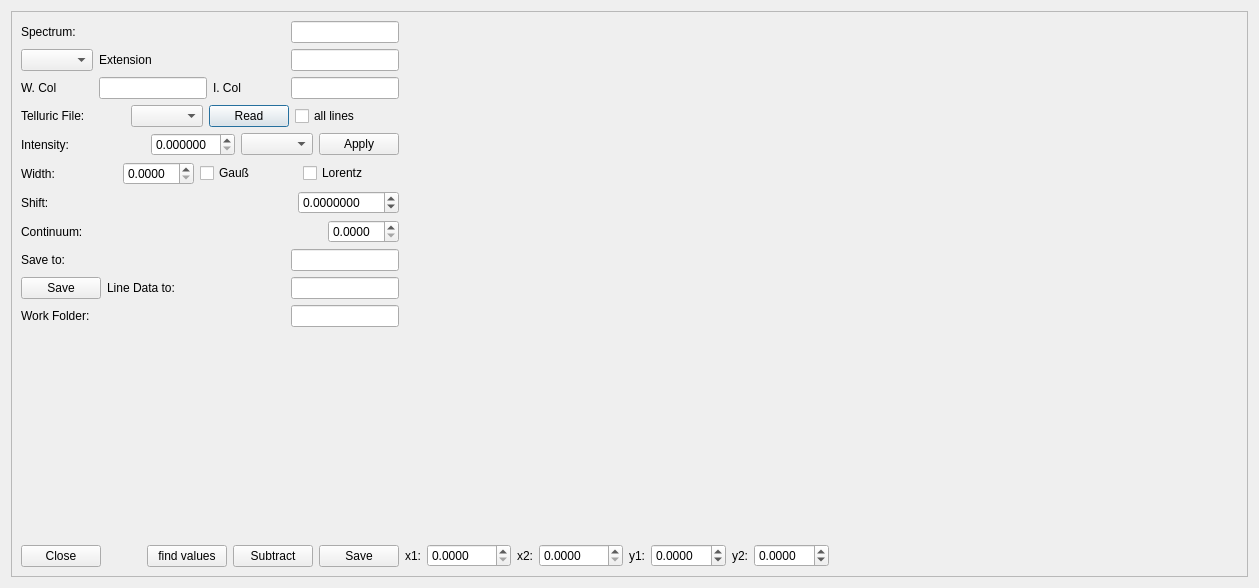
<?xml version="1.0" encoding="UTF-8"?>
<ui version="4.0">
 <class>Telluric</class>
 <widget class="QDialog" name="Telluric">
  <property name="geometry">
   <rect>
    <x>0</x>
    <y>0</y>
    <width>1259</width>
    <height>588</height>
   </rect>
  </property>
  <property name="font">
   <font>
    <pointsize>9</pointsize>
   </font>
  </property>
  <property name="windowTitle">
   <string>Dialog</string>
  </property>
  <layout class="QGridLayout" name="gridLayout">
   <item row="0" column="0">
    <widget class="QScrollArea" name="scrollArea">
     <property name="widgetResizable">
      <bool>true</bool>
     </property>
     <widget class="QWidget" name="scrollAreaWidgetContents">
      <property name="geometry">
       <rect>
        <x>0</x>
        <y>0</y>
        <width>1210</width>
        <height>565</height>
       </rect>
      </property>
      <layout class="QHBoxLayout" name="horizontalLayout_7">
       <item>
        <layout class="QVBoxLayout" name="verticalLayout">
         <item>
          <layout class="QHBoxLayout" name="horizontalLayout_2">
           <item>
            <widget class="QLabel" name="label">
             <property name="text">
              <string>Spectrum:</string>
             </property>
            </widget>
           </item>
           <item>
            <widget class="QLineEdit" name="lineEdit">
             <property name="sizePolicy">
              <sizepolicy hsizetype="Maximum" vsizetype="Fixed">
               <horstretch>0</horstretch>
               <verstretch>0</verstretch>
              </sizepolicy>
             </property>
            </widget>
           </item>
          </layout>
         </item>
         <item>
          <layout class="QHBoxLayout" name="horizontalLayout_8">
           <item>
            <widget class="QComboBox" name="comboBox">
             <property name="sizePolicy">
              <sizepolicy hsizetype="Maximum" vsizetype="Fixed">
               <horstretch>0</horstretch>
               <verstretch>0</verstretch>
              </sizepolicy>
             </property>
            </widget>
           </item>
           <item>
            <widget class="QLabel" name="label_6">
             <property name="text">
              <string>Extension</string>
             </property>
            </widget>
           </item>
           <item>
            <widget class="QLineEdit" name="lineEdit_3">
             <property name="sizePolicy">
              <sizepolicy hsizetype="Maximum" vsizetype="Fixed">
               <horstretch>0</horstretch>
               <verstretch>0</verstretch>
              </sizepolicy>
             </property>
            </widget>
           </item>
          </layout>
         </item>
         <item>
          <layout class="QHBoxLayout" name="horizontalLayout_9">
           <item>
            <widget class="QLabel" name="label_7">
             <property name="text">
              <string>W. Col</string>
             </property>
            </widget>
           </item>
           <item>
            <widget class="QLineEdit" name="lineEdit_4">
             <property name="sizePolicy">
              <sizepolicy hsizetype="Maximum" vsizetype="Fixed">
               <horstretch>0</horstretch>
               <verstretch>0</verstretch>
              </sizepolicy>
             </property>
            </widget>
           </item>
           <item>
            <widget class="QLabel" name="label_8">
             <property name="text">
              <string>I. Col</string>
             </property>
            </widget>
           </item>
           <item>
            <widget class="QLineEdit" name="lineEdit_5">
             <property name="sizePolicy">
              <sizepolicy hsizetype="Maximum" vsizetype="Fixed">
               <horstretch>0</horstretch>
               <verstretch>0</verstretch>
              </sizepolicy>
             </property>
            </widget>
           </item>
          </layout>
         </item>
         <item>
          <layout class="QHBoxLayout" name="horizontalLayout_3">
           <item>
            <widget class="QLabel" name="label_2">
             <property name="text">
              <string>Telluric File:</string>
             </property>
            </widget>
           </item>
           <item>
            <widget class="QComboBox" name="comboBox_2">
             <property name="sizePolicy">
              <sizepolicy hsizetype="Maximum" vsizetype="Fixed">
               <horstretch>0</horstretch>
               <verstretch>0</verstretch>
              </sizepolicy>
             </property>
            </widget>
           </item>
           <item>
            <widget class="QPushButton" name="pushButton_6">
             <property name="sizePolicy">
              <sizepolicy hsizetype="Maximum" vsizetype="Fixed">
               <horstretch>0</horstretch>
               <verstretch>0</verstretch>
              </sizepolicy>
             </property>
             <property name="text">
              <string>Read</string>
             </property>
            </widget>
           </item>
           <item>
            <widget class="QCheckBox" name="checkBox">
             <property name="text">
              <string>all lines</string>
             </property>
            </widget>
           </item>
          </layout>
         </item>
         <item>
          <layout class="QHBoxLayout" name="horizontalLayout_4">
           <item>
            <widget class="QLabel" name="label_3">
             <property name="text">
              <string>Intensity:</string>
             </property>
            </widget>
           </item>
           <item>
            <widget class="QDoubleSpinBox" name="doubleSpinBox">
             <property name="sizePolicy">
              <sizepolicy hsizetype="Maximum" vsizetype="Fixed">
               <horstretch>0</horstretch>
               <verstretch>0</verstretch>
              </sizepolicy>
             </property>
             <property name="decimals">
              <number>6</number>
             </property>
             <property name="singleStep">
              <double>0.001000000000000</double>
             </property>
            </widget>
           </item>
           <item>
            <widget class="QComboBox" name="comboBox_3">
             <property name="sizePolicy">
              <sizepolicy hsizetype="Maximum" vsizetype="Fixed">
               <horstretch>0</horstretch>
               <verstretch>0</verstretch>
              </sizepolicy>
             </property>
            </widget>
           </item>
           <item>
            <widget class="QPushButton" name="pushButton_5">
             <property name="sizePolicy">
              <sizepolicy hsizetype="Maximum" vsizetype="Fixed">
               <horstretch>0</horstretch>
               <verstretch>0</verstretch>
              </sizepolicy>
             </property>
             <property name="text">
              <string>Apply</string>
             </property>
            </widget>
           </item>
          </layout>
         </item>
         <item>
          <layout class="QHBoxLayout" name="horizontalLayout_5">
           <item>
            <widget class="QLabel" name="label_4">
             <property name="text">
              <string>Width:</string>
             </property>
            </widget>
           </item>
           <item>
            <widget class="QDoubleSpinBox" name="doubleSpinBox_2">
             <property name="sizePolicy">
              <sizepolicy hsizetype="Maximum" vsizetype="Fixed">
               <horstretch>0</horstretch>
               <verstretch>0</verstretch>
              </sizepolicy>
             </property>
             <property name="decimals">
              <number>4</number>
             </property>
             <property name="singleStep">
              <double>0.010000000000000</double>
             </property>
            </widget>
           </item>
           <item>
            <widget class="QCheckBox" name="checkBox_2">
             <property name="text">
              <string>Gauß</string>
             </property>
            </widget>
           </item>
           <item>
            <widget class="QCheckBox" name="checkBox_3">
             <property name="text">
              <string>Lorentz</string>
             </property>
            </widget>
           </item>
          </layout>
         </item>
         <item>
          <layout class="QHBoxLayout" name="horizontalLayout_6">
           <item>
            <widget class="QLabel" name="label_5">
             <property name="text">
              <string>Shift:</string>
             </property>
            </widget>
           </item>
           <item>
            <widget class="QDoubleSpinBox" name="doubleSpinBox_3">
             <property name="sizePolicy">
              <sizepolicy hsizetype="Maximum" vsizetype="Fixed">
               <horstretch>0</horstretch>
               <verstretch>0</verstretch>
              </sizepolicy>
             </property>
             <property name="decimals">
              <number>7</number>
             </property>
             <property name="minimum">
              <double>-999.990000000000009</double>
             </property>
             <property name="maximum">
              <double>999.990000000000009</double>
             </property>
             <property name="singleStep">
              <double>0.000001000000000</double>
             </property>
            </widget>
           </item>
          </layout>
         </item>
         <item>
          <layout class="QHBoxLayout" name="horizontalLayout_11">
           <item>
            <widget class="QLabel" name="label_10">
             <property name="text">
              <string>Continuum:</string>
             </property>
            </widget>
           </item>
           <item>
            <widget class="QDoubleSpinBox" name="doubleSpinBox_4">
             <property name="sizePolicy">
              <sizepolicy hsizetype="Maximum" vsizetype="Fixed">
               <horstretch>0</horstretch>
               <verstretch>0</verstretch>
              </sizepolicy>
             </property>
             <property name="decimals">
              <number>4</number>
             </property>
             <property name="singleStep">
              <double>0.010000000000000</double>
             </property>
            </widget>
           </item>
          </layout>
         </item>
         <item>
          <layout class="QHBoxLayout" name="horizontalLayout_12">
           <item>
            <widget class="QLabel" name="label_11">
             <property name="sizePolicy">
              <sizepolicy hsizetype="Preferred" vsizetype="Preferred">
               <horstretch>0</horstretch>
               <verstretch>0</verstretch>
              </sizepolicy>
             </property>
             <property name="text">
              <string>Save to:</string>
             </property>
            </widget>
           </item>
           <item>
            <widget class="QLineEdit" name="lineEdit_7">
             <property name="sizePolicy">
              <sizepolicy hsizetype="Maximum" vsizetype="Fixed">
               <horstretch>0</horstretch>
               <verstretch>0</verstretch>
              </sizepolicy>
             </property>
            </widget>
           </item>
          </layout>
         </item>
         <item>
          <layout class="QHBoxLayout" name="horizontalLayout_14">
           <item>
            <widget class="QPushButton" name="pushButton_7">
             <property name="sizePolicy">
              <sizepolicy hsizetype="Maximum" vsizetype="Fixed">
               <horstretch>0</horstretch>
               <verstretch>0</verstretch>
              </sizepolicy>
             </property>
             <property name="text">
              <string>Save</string>
             </property>
            </widget>
           </item>
           <item>
            <widget class="QLabel" name="label_16">
             <property name="text">
              <string>Line Data to:</string>
             </property>
            </widget>
           </item>
           <item>
            <widget class="QLineEdit" name="lineEdit_2">
             <property name="sizePolicy">
              <sizepolicy hsizetype="Maximum" vsizetype="Fixed">
               <horstretch>0</horstretch>
               <verstretch>0</verstretch>
              </sizepolicy>
             </property>
            </widget>
           </item>
          </layout>
         </item>
         <item>
          <layout class="QHBoxLayout" name="horizontalLayout_10">
           <item>
            <widget class="QLabel" name="label_9">
             <property name="text">
              <string>Work Folder:</string>
             </property>
            </widget>
           </item>
           <item>
            <widget class="QLineEdit" name="lineEdit_6">
             <property name="sizePolicy">
              <sizepolicy hsizetype="Maximum" vsizetype="Fixed">
               <horstretch>0</horstretch>
               <verstretch>0</verstretch>
              </sizepolicy>
             </property>
            </widget>
           </item>
          </layout>
         </item>
         <item>
          <spacer name="verticalSpacer">
           <property name="orientation">
            <enum>Qt::Vertical</enum>
           </property>
           <property name="sizeType">
            <enum>QSizePolicy::Expanding</enum>
           </property>
           <property name="sizeHint" stdset="0">
            <size>
             <width>20</width>
             <height>40</height>
            </size>
           </property>
          </spacer>
         </item>
         <item>
          <layout class="QHBoxLayout" name="horizontalLayout">
           <item>
            <widget class="QPushButton" name="pushButton">
             <property name="sizePolicy">
              <sizepolicy hsizetype="Maximum" vsizetype="Fixed">
               <horstretch>0</horstretch>
               <verstretch>0</verstretch>
              </sizepolicy>
             </property>
             <property name="text">
              <string>Close</string>
             </property>
            </widget>
           </item>
           <item>
            <spacer name="horizontalSpacer">
             <property name="orientation">
              <enum>Qt::Horizontal</enum>
             </property>
             <property name="sizeType">
              <enum>QSizePolicy::Preferred</enum>
             </property>
             <property name="sizeHint" stdset="0">
              <size>
               <width>40</width>
               <height>20</height>
              </size>
             </property>
            </spacer>
           </item>
           <item>
            <widget class="QPushButton" name="pushButton_4">
             <property name="sizePolicy">
              <sizepolicy hsizetype="Maximum" vsizetype="Fixed">
               <horstretch>0</horstretch>
               <verstretch>0</verstretch>
              </sizepolicy>
             </property>
             <property name="text">
              <string>find values</string>
             </property>
            </widget>
           </item>
           <item>
            <widget class="QPushButton" name="pushButton_2">
             <property name="sizePolicy">
              <sizepolicy hsizetype="Maximum" vsizetype="Fixed">
               <horstretch>0</horstretch>
               <verstretch>0</verstretch>
              </sizepolicy>
             </property>
             <property name="text">
              <string>Subtract</string>
             </property>
            </widget>
           </item>
           <item>
            <widget class="QPushButton" name="pushButton_3">
             <property name="sizePolicy">
              <sizepolicy hsizetype="Maximum" vsizetype="Fixed">
               <horstretch>0</horstretch>
               <verstretch>0</verstretch>
              </sizepolicy>
             </property>
             <property name="text">
              <string>Save</string>
             </property>
            </widget>
           </item>
          </layout>
         </item>
        </layout>
       </item>
       <item>
        <layout class="QVBoxLayout" name="verticalLayout_2">
         <item>
          <widget class="QCustomPlot" name="customPlot" native="true">
           <property name="sizePolicy">
            <sizepolicy hsizetype="Expanding" vsizetype="Expanding">
             <horstretch>0</horstretch>
             <verstretch>0</verstretch>
            </sizepolicy>
           </property>
           <property name="minimumSize">
            <size>
             <width>300</width>
             <height>0</height>
            </size>
           </property>
          </widget>
         </item>
         <item>
          <layout class="QHBoxLayout" name="horizontalLayout_13">
           <item>
            <widget class="QLabel" name="label_12">
             <property name="text">
              <string>x1:</string>
             </property>
            </widget>
           </item>
           <item>
            <widget class="QDoubleSpinBox" name="doubleSpinBox_5">
             <property name="sizePolicy">
              <sizepolicy hsizetype="Maximum" vsizetype="Fixed">
               <horstretch>0</horstretch>
               <verstretch>0</verstretch>
              </sizepolicy>
             </property>
             <property name="decimals">
              <number>4</number>
             </property>
             <property name="maximum">
              <double>9999.000000000000000</double>
             </property>
            </widget>
           </item>
           <item>
            <widget class="QLabel" name="label_13">
             <property name="text">
              <string>x2:</string>
             </property>
            </widget>
           </item>
           <item>
            <widget class="QDoubleSpinBox" name="doubleSpinBox_6">
             <property name="sizePolicy">
              <sizepolicy hsizetype="Maximum" vsizetype="Fixed">
               <horstretch>0</horstretch>
               <verstretch>0</verstretch>
              </sizepolicy>
             </property>
             <property name="decimals">
              <number>4</number>
             </property>
             <property name="maximum">
              <double>9999.000000000000000</double>
             </property>
            </widget>
           </item>
           <item>
            <widget class="QLabel" name="label_14">
             <property name="text">
              <string>y1:</string>
             </property>
            </widget>
           </item>
           <item>
            <widget class="QDoubleSpinBox" name="doubleSpinBox_7">
             <property name="sizePolicy">
              <sizepolicy hsizetype="Maximum" vsizetype="Fixed">
               <horstretch>0</horstretch>
               <verstretch>0</verstretch>
              </sizepolicy>
             </property>
             <property name="decimals">
              <number>4</number>
             </property>
             <property name="minimum">
              <double>-99.000000000000000</double>
             </property>
            </widget>
           </item>
           <item>
            <widget class="QLabel" name="label_15">
             <property name="text">
              <string>y2:</string>
             </property>
            </widget>
           </item>
           <item>
            <widget class="QDoubleSpinBox" name="doubleSpinBox_8">
             <property name="sizePolicy">
              <sizepolicy hsizetype="Maximum" vsizetype="Fixed">
               <horstretch>0</horstretch>
               <verstretch>0</verstretch>
              </sizepolicy>
             </property>
             <property name="decimals">
              <number>4</number>
             </property>
             <property name="minimum">
              <double>-99.000000000000000</double>
             </property>
            </widget>
           </item>
           <item>
            <spacer name="horizontalSpacer_2">
             <property name="orientation">
              <enum>Qt::Horizontal</enum>
             </property>
             <property name="sizeHint" stdset="0">
              <size>
               <width>40</width>
               <height>20</height>
              </size>
             </property>
            </spacer>
           </item>
          </layout>
         </item>
        </layout>
       </item>
      </layout>
     </widget>
    </widget>
   </item>
  </layout>
 </widget>
 <customwidgets>
  <customwidget>
   <class>QCustomPlot</class>
   <extends>QWidget</extends>
   <header>qcustomplot.h</header>
   <container>1</container>
  </customwidget>
 </customwidgets>
 <resources/>
 <connections>
  <connection>
   <sender>pushButton</sender>
   <signal>clicked()</signal>
   <receiver>Telluric</receiver>
   <slot>close()</slot>
   <hints>
    <hint type="sourcelabel">
     <x>105</x>
     <y>499</y>
    </hint>
    <hint type="destinationlabel">
     <x>181</x>
     <y>383</y>
    </hint>
   </hints>
  </connection>
 </connections>
</ui>
